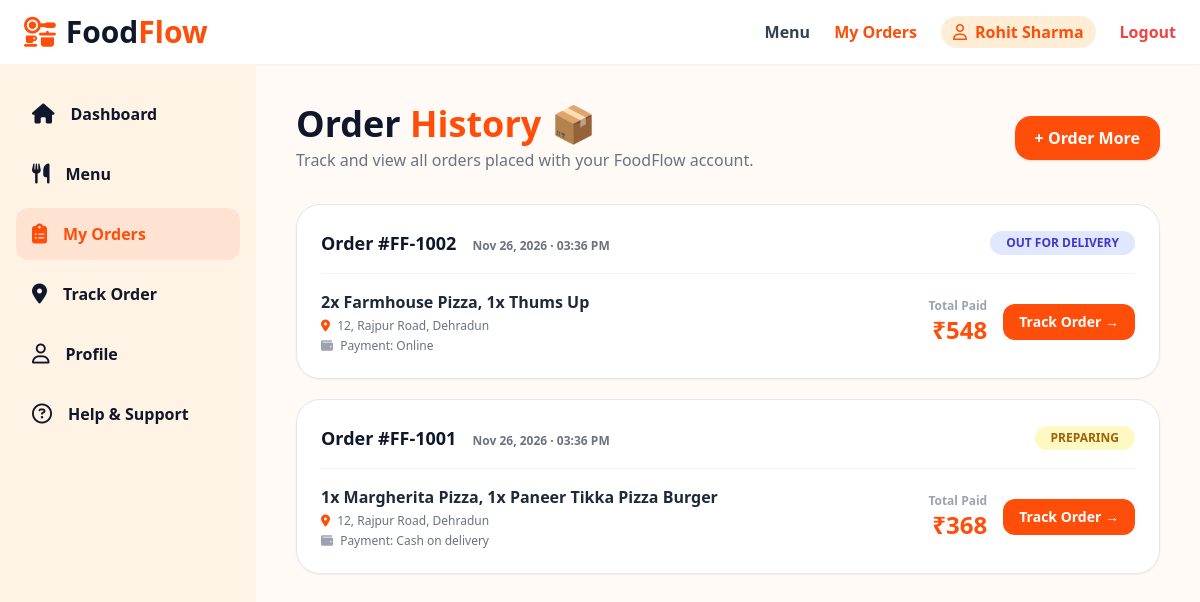
The app's page /Foodflow/Foodflow/My_orders/orders.php (signed in) with its own data.
### tables this page shows
CREATE TABLE orders (
    id               INT AUTO_INCREMENT PRIMARY KEY,
    customer_id      INT NOT NULL,
    customer_name    VARCHAR(100) NULL,
    total            DECIMAL(10,2) NOT NULL,
    payment_method   VARCHAR(50) NOT NULL DEFAULT 'Cash on delivery',
    status           ENUM('placed','preparing','ready','out_for_delivery','delivered','cancelled','New','Preparing','Ready','Completed','Cancelled') NOT NULL DEFAULT 'placed',
    delivery_address VARCHAR(255) NOT NULL,
    notes            VARCHAR(255) NULL,
    created_at       TIMESTAMP NOT NULL DEFAULT CURRENT_TIMESTAMP,
    CONSTRAINT chk_orders_total CHECK (total >= 0),
    CONSTRAINT fk_orders_customer FOREIGN KEY (customer_id) REFERENCES users(user_id) ON DELETE RESTRICT,
    INDEX idx_orders_status (status),
    INDEX idx_orders_created (created_at)
);

### Foodflow/Foodflow/My_orders/orders.php (the view, shortened to what this page needs)
<?php
require_once __DIR__ . '/../db.php';
$userId   = (int)$_SESSION['user_id'];
$userName = $_SESSION['full_name'] ?? 'Customer';
$orders = [];
try {
    $stmt = $pdo->prepare("
        SELECT o.id, o.total, o.payment_method, o.status, o.delivery_address, o.created_at,
               (SELECT GROUP_CONCAT(CONCAT(oi.quantity, 'x ', f.name) SEPARATOR ', ')
                FROM order_items oi JOIN food f ON oi.food_id = f.id WHERE oi.order_id = o.id) AS items
        FROM orders o
        WHERE o.customer_id = ?
        ORDER BY o.id DESC
    ");
    $stmt->execute([$userId]);
    $orders = $stmt->fetchAll(PDO::FETCH_ASSOC);
} catch (PDOException $e) {
    error_log("Orders fetch error: " . $e->getMessage());
}
$statusBadge = [
    'placed'           => 'bg-orange-100 text-[#ff4d0a]',
    'New'              => 'bg-orange-100 text-[#ff4d0a]',
    'preparing'        => 'bg-yellow-100 text-yellow-700',
    'Preparing'        => 'bg-yellow-100 text-yellow-700',
    'ready'            => 'bg-blue-100 text-blue-700',
    'Ready'            => 'bg-blue-100 text-blue-700',
    'out_for_delivery' => 'bg-indigo-100 text-indigo-700',
    'delivered'        => 'bg-green-100 text-green-700',
    'Delivered'        => 'bg-green-100 text-green-700',
    'Completed'        => 'bg-green-100 text-green-700',
    'cancelled'        => 'bg-red-100 text-red-700',
    'Cancelled'        => 'bg-red-100 text-red-700',
];
?>
<!DOCTYPE html>
<html lang="en">
<head>
    <script src="https://cdn.tailwindcss.com"></script>
    <link rel="stylesheet" href="https://cdnjs.cloudflare.com/ajax/libs/font-awesome/6.7.2/css/all.min.css">
</head>
<body class="m-0 min-h-screen bg-[#fffaf5] text-slate-900">
    <header class="flex h-16 w-full items-center justify-between bg-white px-6 shadow-sm">
        <a href="../dashboard/customer.php" class="flex items-center gap-2 no-underline">
            <i class="fa-solid fa-kitchen-set text-3xl text-[#ff4d0a]"></i>
            <span class="text-3xl font-extrabold text-slate-900">Food<span class="text-[#ff4d0a]">Flow</span></span>
        </a>
        <div class="flex items-center gap-6">
            <a href="../Menu/menuafterlogin.html" class="font-semibold text-slate-700 hover:text-[#ff4d0a]">Menu</a>
            <a href="orders.php" class="font-bold text-[#ff4d0a]">My Orders</a>
            <a href="../dashboard/profile.php" class="flex items-center gap-2 rounded-full bg-orange-100 px-3 py-1 font-bold text-[#ff4d0a]">
                <i class="fa-regular fa-user"></i> <?= htmlspecialchars($userName) ?>
            </a>
            <a href="../logout.php" class="text-red-500 font-semibold hover:underline">Logout</a>
        </div>
    </header>
    <div class="flex min-h-[calc(100vh-64px)]">
        <aside class="hidden w-64 shrink-0 bg-[#fff3e6] px-4 py-6 md:block">
            <nav class="flex flex-col gap-2 font-semibold">
                <a href="../dashboard/customer.php" class="flex items-center gap-4 rounded-xl px-4 py-3 text-slate-900 hover:bg-[#ffe3d2]">
                    <i class="fa-solid fa-house text-xl"></i><span>Dashboard</span>
                </a>
                <a href="../Menu/menuafterlogin.html" class="flex items-center gap-4 rounded-xl px-4 py-3 text-slate-900 hover:bg-[#ffe3d2]">
                    <i class="fa-solid fa-utensils text-xl"></i><span>Menu</span>
                </a>
                <a href="orders.php" class="flex items-center gap-4 rounded-xl bg-[#ffe3d2] px-4 py-3 font-bold text-[#ff4d0a]">
                    <i class="fa-solid fa-clipboard-list text-xl"></i><span>My Orders</span>
                </a>
                <a href="track_order.php" class="flex items-center gap-4 rounded-xl px-4 py-3 text-slate-900 hover:bg-[#ffe3d2]">
                    <i class="fa-solid fa-location-dot text-xl"></i><span>Track Order</span>
                </a>
                <a href="../dashboard/profile.php" class="flex items-center gap-4 rounded-xl px-4 py-3 text-slate-900 hover:bg-[#ffe3d2]">
                    <i class="fa-regular fa-user text-xl"></i><span>Profile</span>
                </a>
                <a href="../Help&Support/help.html" class="flex items-center gap-4 rounded-xl px-4 py-3 text-slate-900 hover:bg-[#ffe3d2]">
                    <i class="fa-regular fa-circle-question text-xl"></i><span>Help &amp; Support</span>
                </a>
            </nav>
        </aside>
        <main class="flex-1 p-6 md:p-10">
            <div class="flex items-center justify-between">
                <div>
                    <h1 class="text-3xl font-extrabold md:text-4xl">Order <span class="text-[#ff4d0a]">History</span> 📦</h1>
                    <p class="mt-1 font-medium text-gray-500">Track and view all orders placed with your FoodFlow account.</p>
                </div>
                <a href="../Menu/menuafterlogin.html" class="rounded-2xl bg-[#ff4d0a] px-5 py-2.5 font-bold text-white shadow hover:bg-[#e94305]">
                    + Order More
                </a>
            </div>
            <div class="mt-8 space-y-5">
                <?php if (empty($orders)): ?>
                    <div class="rounded-3xl border border-dashed border-orange-200 bg-white p-12 text-center">
                        <i class="fa-solid fa-box-open mb-3 text-5xl text-orange-300"></i>
                        <h3 class="text-xl font-bold text-slate-800">No Orders Yet!</h3>
                        <p class="mt-1 text-sm font-medium text-gray-500">Explore our delicious pizzas, burgers, pasta and more.</p>
                        <a href="../Menu/menuafterlogin.html" class="mt-5 inline-block rounded-2xl bg-[#ff4d0a] px-6 py-3 font-bold text-white hover:bg-[#e94305]">
                            Explore Food Menu
                        </a>
                    </div>
                <?php else: ?>
                    <?php foreach ($orders as $o): ?>
                        <div class="rounded-3xl border border-gray-200 bg-white p-6 shadow-sm transition hover:shadow-md">
                            <div class="flex flex-wrap items-center justify-between gap-4 border-b border-gray-100 pb-4">
                                <div>
                                    <span class="text-lg font-black text-slate-900">Order #FF-<?= (int)$o['id'] ?></span>
                                    <span class="ml-3 text-xs font-semibold text-gray-500">
                                        <?= date('M d, Y · h:i A', strtotime($o['created_at'])) ?>
                                    </span>
                                </div>
                                <div class="flex items-center gap-3">
                                    <span class="rounded-full px-4 py-1 text-xs font-extrabold uppercase <?= $statusBadge[$o['status']] ?? 'bg-gray-100 text-gray-700' ?>">
                                        <?= htmlspecialchars(str_replace('_', ' ', $o['status'])) ?>
                                    </span>
                                </div>
                            </div>
                            <div class="mt-4 flex flex-wrap items-center justify-between gap-4">
                                <div class="space-y-1">
                                    <p class="font-bold text-slate-800"><?= htmlspecialchars($o['items'] ?: 'Food Items') ?></p>
                                    <p class="text-xs text-gray-500">
                                        <i class="fa-solid fa-location-dot mr-1 text-[#ff4d0a]"></i>
                                        <?= htmlspecialchars($o['delivery_address']) ?>
                                    </p>
                                    <p class="text-xs text-gray-500">
                                        <i class="fa-solid fa-wallet mr-1 text-gray-400"></i>
                                        Payment: <?= htmlspecialchars($o['payment_method']) ?>
                                    </p>
                                </div>
                                <div class="flex items-center gap-4">
                                    <div class="text-right">
                                        <p class="text-xs font-bold text-gray-400">Total Paid</p>
                                        <p class="text-2xl font-black text-[#ff4d0a]">₹<?= number_format((float)$o['total']) ?></p>
                                    </div>
                                    <div class="flex flex-col gap-2">
                                        <a href="track_order.php?order_id=<?= (int)$o['id'] ?>" class="rounded-xl bg-[#ff4d0a] px-4 py-2 text-center text-sm font-bold text-white hover:bg-[#e94305]">
                                            Track Order →
                                        </a>
                                    </div>
                                </div>
                            </div>
                        </div>
                    <?php endforeach; ?>
                <?php endif; ?>
            </div>
        </main>
    </div>
</body>
</html>

### records on screen
orders: id "1002", created_at "Nov 26, 2026 · 03:36 PM", status "OUT FOR DELIVERY", items "2x Farmhouse Pizza, 1x Thums Up", delivery_address "12, Rajpur Road, Dehradun", payment_method "Online", total "548"
orders: id "1001", created_at "Nov 26, 2026 · 03:36 PM", status "PREPARING", items "1x Margherita Pizza, 1x Paneer Tikka Pizza Burger", delivery_address "12, Rajpur Road, Dehradun", payment_method "Cash on delivery", total "368"

### other values on screen
$userName "Rohit Sharma"
